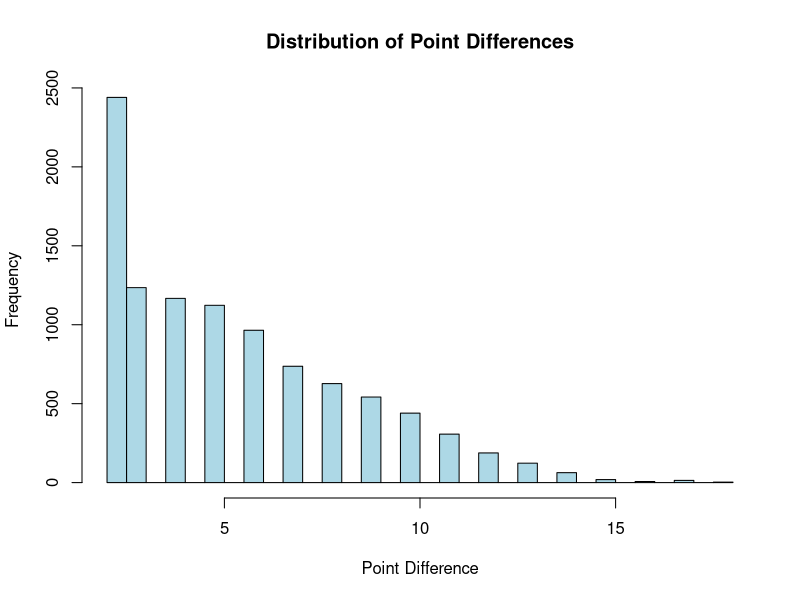

R code for this plot:
## ---- chunk 1
knitr::opts_chunk$set(echo=T,eval=T,message=F,warning=F,fig.align='center')
library(tidyverse)
## ---- chunk 2
playPingPong <- function(scoreTrigger = 21, winMargin=2, probPlayerA=0.5){
  #initialize a score vector to be 0,0
  scoreA <- 0
  scoreB <- 0
  #repeat while the winning condition has not been reached
  #i.e. repeat while max score < 21 or point difference < 2
  while ((max(scoreA, scoreB) < scoreTrigger) || (abs(scoreA - scoreB) < winMargin)) {
    # Assign a point to Player A or Player B based on probPlayerA
    if (runif(1) < probPlayerA) {
      scoreA <- scoreA + 1
    } else {
      scoreB <- scoreB + 1
    }
  }
    #Assign a point to player 1 or 2 randomly

  #return the point difference
  return(abs(scoreA - scoreB))
}
point_difference <- playPingPong()
cat("The point difference is:", point_difference, "\n")
## ---- chunk 3
# Set seed for reproducibility
set.seed(123)

# Number of simulations
num_simulations <- 10000

# Observed point difference from the actual game
observed_diff <- 21 - 15  # 6 points

# Simulate multiple games and record point differences
simulated_diffs <- replicate(num_simulations, playPingPong())

# Plot the distribution of simulated point differences
hist(simulated_diffs, breaks = 30, main = "Distribution of Point Differences",
     xlab = "Point Difference", col = "lightblue", border = "black")

# Calculate the p-value
# Since Bacchus won by 6 points, we consider point differences >=6
# under the alternative that Bacchus is better (one-sided test)
p_value <- mean(simulated_diffs >= observed_diff)

# Display the p-value
cat("P-value:", p_value, "\n")

## ---- chunk 4
# Set up parameters
total_buildings <- 150  # Total number of buildings
person_buildings <- 30  # Number of buildings by the person
top10_buildings <- 10   # Number of top 10 buildings
success_in_top10 <- 4   # At least 4 buildings by the person

# Calculate the probability of getting 4 or more of the person's buildings in the top 10
p_value <- 1 - phyper(success_in_top10 - 1, person_buildings, total_buildings - person_buildings, top10_buildings)

cat("The p-value is:", p_value, "\n")
## ---- chunk 5
# Set up parameters
#total_buildings <- 150      # Total number of buildings
#person_buildings <- 30      # Buildings by the person
#top10_buildings <- 10       # Number of buildings selected for top 10
success_threshold <- 4      # We want to see at least 4 buildings from the person
num_simulations <- 10000   # Number of simulations

# Monte Carlo simulation
set.seed(123)  # For reproducibility
successes <- replicate(num_simulations, {
  # Randomly select 10 buildings from the 150
  selected_buildings <- sample(c(rep(1, person_buildings), rep(0, total_buildings - person_buildings)), top10_buildings)
  # Count how many of the selected buildings belong to the person
  sum(selected_buildings)
})
successes
# Estimate the probability of getting 4 or more of the person's buildings in the top 10
p_value <- mean(successes >= success_threshold)
# Print result
cat("Estimated probability (p-value) of getting 4 or more of the person's buildings in the top 10:", p_value, "\n")
## ---- chunk 6
before = c(4,5,6,3,6,3,4,5,5,3,4,6,4,6,3,4,2,2,0,7,5,8,4,5,1,4,4,8,2,3)
after  = c(3,2,4,3,7,5,5,2,2,4,5,2,2,6,1,5,6,3,2,3,7,3,4,5,4,2,2,6,7,8)
## ---- chunk 7
# Observed difference in means
observed_diff <- mean(after) - mean(before)

# Permutation test
set.seed(123)  # For reproducibility
n_permutations <- 10000
combined <- c(before, after)
n_before <- length(before)

# Initialize a vector to store permuted differences
permuted_diffs <- numeric(n_permutations)

for (i in 1:n_permutations) {
  permuted <- sample(combined)  # Shuffle the combined data
  permuted_diffs[i] <- mean(permuted[1:n_before]) - mean(permuted[(n_before + 1):length(combined)])
}

# Calculate the p-value (two-sided test)
p_value <- mean(abs(permuted_diffs) >= abs(observed_diff))

# Results
cat("Observed Difference in Means:", observed_diff, "\n")
cat("P-value:", p_value, "\n")

## ---- chunk 8
# Parameters
n <- 416           # Total number of comments
p_null <- 0.10    # Null hypothesis proportion

# Observed number of memes
observed_memes <- 47

# Simulate the number of memes under the null hypothesis
set.seed(123)  # For reproducibility
n_simulations <- 10000
simulated_memes <- rbinom(n_simulations, n, p_null)

# Calculate the p-value (one-tailed test)
p_value <- mean(simulated_memes >= observed_memes)

# Results
cat("P-value:", p_value, "\n")

